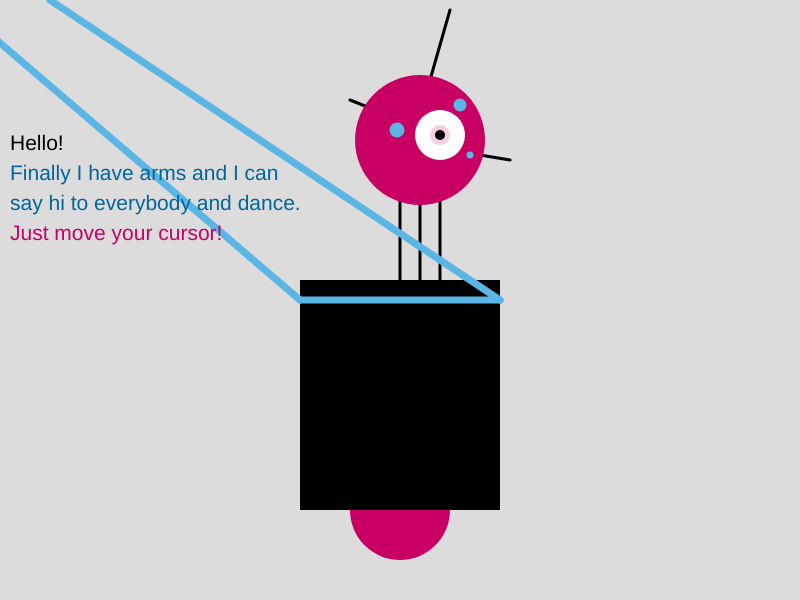
Frame 1 (no input)
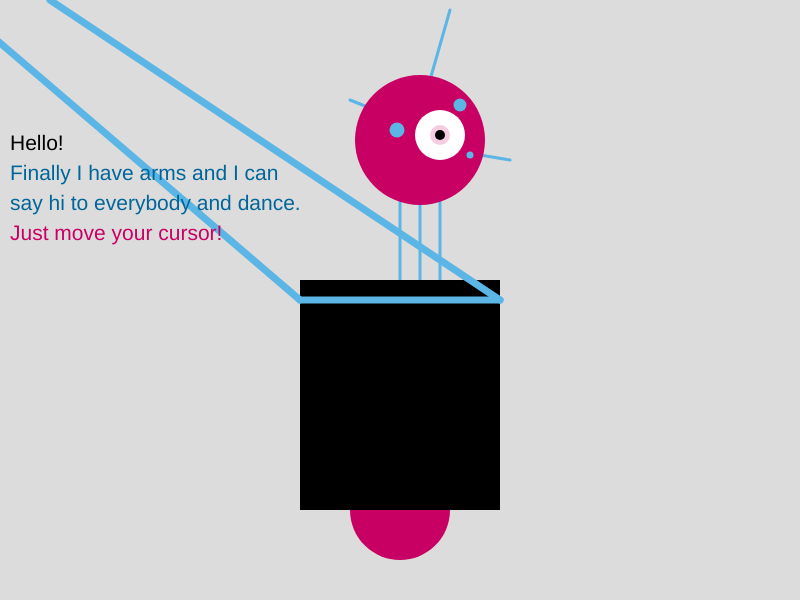
Frame 60 (no input)
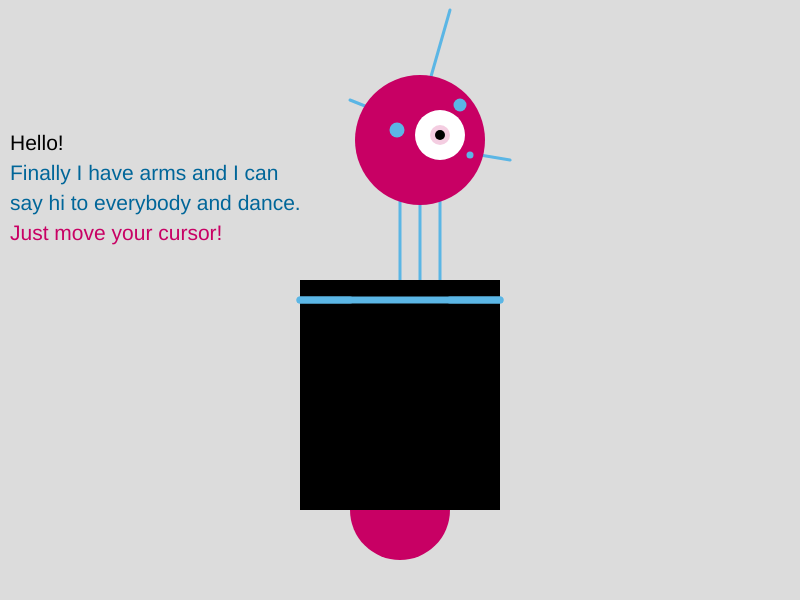
Frame 120 (the mouse pressed at the canvas centre since frame 60)

The p5.js sketch that drew these frames (run headless with seeded random() and noise() and a simulated clock; from frame 60 on, the mouse is pressed at the canvas centre):

// p5.js sketch
// ── sketch.js
function setup() {
  createCanvas(800,600);

}

function draw() {
  text('hello');
  
  background(220,220,220); 
 
  strokeWeight (3);
  fill(30,70,100);
  line(400,100,400,400); // x1,y1,x2,y2 coordinates
  line(420,100,420,400); 
  line(440,100,440,400); 
  //linee testa-corpo
  
  strokeWeight (3);
  fill(30,70,100);
  line(400,120,350,100); // x1,y1,x2,y2 coordinates
  line(410,150,450,10); 
  line(450,150,510,160);
  //linee testa
  
  noStroke(0);
  fill(200,0,100);
  ellipse(420,140,130); // (x,y,d)
  //testa
  
  noStroke();
  fill(255,255,255);
  ellipse(440,135,50);
  //occhio b
  
  noStroke();
  fill(200,0,100,50);
  ellipse(440,135,20);
  //occhio
  
  noStroke();
  fill(0,0,0);
  ellipse(440,135,10);
  //punto occhio
  
  noStroke();
  fill(91,182,229);
  ellipse(397,130,15);
  ellipse(460,105,13);
  ellipse(470,155,7);
  //puntini attorno occhio
  
  noStroke(0);
  fill(200,0,100);
  ellipse(400,510,100);
  //ruota
  
  noStroke(0);
  fill(0,0,0); //nero
  rect(300,280,200,230); //(x,y,w,h)
  // corpo
  
  stroke(91,182,229);
  strokeWeight(7);
  line(300,300,500,300);
  //linea corpo
  
  line(pmouseX-50,pmouseY,300,300);
  line(pmouseX+50,pmouseY,500,300);
  //braccia
  
  push();
  noStroke();
  textSize(21);
text("Hello!", 10, 150);
fill(0, 102, 153);
text("Finally I have arms and I can", 10, 180);
text("say hi to everybody and dance.", 10, 210);
fill(200,0,100);
text("Just move your cursor!", 10, 240);
pop();

}
